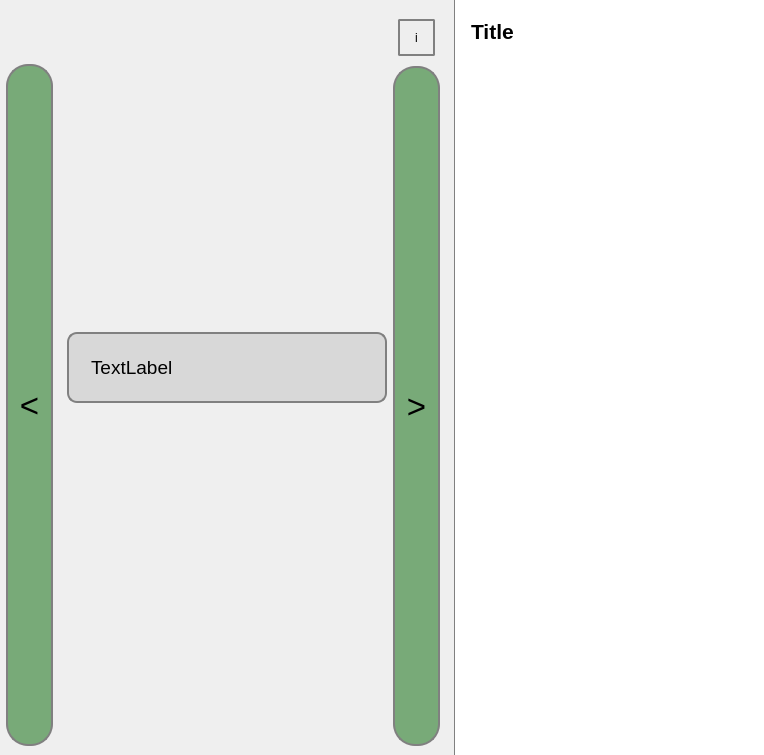
<?xml version="1.0" encoding="UTF-8"?>
<ui version="4.0">
 <class>Form</class>
 <widget class="QWidget" name="Form">
  <property name="geometry">
   <rect>
    <x>0</x>
    <y>0</y>
    <width>764</width>
    <height>755</height>
   </rect>
  </property>
  <property name="sizePolicy">
   <sizepolicy hsizetype="Preferred" vsizetype="MinimumExpanding">
    <horstretch>0</horstretch>
    <verstretch>0</verstretch>
   </sizepolicy>
  </property>
  <property name="windowTitle">
   <string>Form</string>
  </property>
  <layout class="QHBoxLayout" name="horizontalLayout_2">
   <property name="spacing">
    <number>0</number>
   </property>
   <property name="leftMargin">
    <number>0</number>
   </property>
   <property name="topMargin">
    <number>0</number>
   </property>
   <property name="rightMargin">
    <number>0</number>
   </property>
   <property name="bottomMargin">
    <number>0</number>
   </property>
   <item>
    <widget class="QWidget" name="verticalWidget_2" native="true">
     <property name="styleSheet">
      <string notr="true"/>
     </property>
     <layout class="QVBoxLayout" name="verticalLayout_5">
      <property name="spacing">
       <number>0</number>
      </property>
      <property name="leftMargin">
       <number>1</number>
      </property>
      <item>
       <spacer name="verticalSpacer_5">
        <property name="orientation">
         <enum>Qt::Vertical</enum>
        </property>
        <property name="sizeType">
         <enum>QSizePolicy::Fixed</enum>
        </property>
        <property name="sizeHint" stdset="0">
         <size>
          <width>20</width>
          <height>55</height>
         </size>
        </property>
       </spacer>
      </item>
      <item>
       <widget class="QToolButton" name="lfbTabBtnBack">
        <property name="sizePolicy">
         <sizepolicy hsizetype="Fixed" vsizetype="MinimumExpanding">
          <horstretch>0</horstretch>
          <verstretch>0</verstretch>
         </sizepolicy>
        </property>
        <property name="font">
         <font>
          <pointsize>25</pointsize>
         </font>
        </property>
        <property name="cursor">
         <cursorShape>PointingHandCursor</cursorShape>
        </property>
        <property name="styleSheet">
         <string notr="true">QToolButton{
	margin: 0 5px;
	padding: 10px;
	border-radius: 22px;
	border: 2px solid grey;
	background-color: rgba(0,0,0,0.2);
	width: 20px;
	height: 20px;
	background-color: grey;
}
QToolButton:enabled{
	background-color: rgba(0,100,0,0.5);
}</string>
        </property>
        <property name="text">
         <string>&lt;</string>
        </property>
       </widget>
      </item>
     </layout>
    </widget>
   </item>
   <item>
    <widget class="QScrollArea" name="lfbTabScroll">
     <property name="sizePolicy">
      <sizepolicy hsizetype="Expanding" vsizetype="MinimumExpanding">
       <horstretch>0</horstretch>
       <verstretch>10</verstretch>
      </sizepolicy>
     </property>
     <property name="maximumSize">
      <size>
       <width>16777215</width>
       <height>16777215</height>
      </size>
     </property>
     <property name="tabletTracking">
      <bool>true</bool>
     </property>
     <property name="styleSheet">
      <string notr="true">border:none;</string>
     </property>
     <property name="lineWidth">
      <number>0</number>
     </property>
     <property name="verticalScrollBarPolicy">
      <enum>Qt::ScrollBarAlwaysOff</enum>
     </property>
     <property name="horizontalScrollBarPolicy">
      <enum>Qt::ScrollBarAsNeeded</enum>
     </property>
     <property name="widgetResizable">
      <bool>true</bool>
     </property>
     <widget class="QWidget" name="scrollAreaWidgetContents">
      <property name="geometry">
       <rect>
        <x>0</x>
        <y>0</y>
        <width>320</width>
        <height>755</height>
       </rect>
      </property>
      <layout class="QVBoxLayout" name="verticalLayout">
       <property name="leftMargin">
        <number>0</number>
       </property>
       <property name="topMargin">
        <number>0</number>
       </property>
       <property name="rightMargin">
        <number>0</number>
       </property>
       <property name="bottomMargin">
        <number>0</number>
       </property>
       <item>
        <widget class="QWidget" name="lfbTabDescription" native="true">
         <property name="sizePolicy">
          <sizepolicy hsizetype="Preferred" vsizetype="Fixed">
           <horstretch>0</horstretch>
           <verstretch>0</verstretch>
          </sizepolicy>
         </property>
         <property name="styleSheet">
          <string notr="true">QWidget{
	border: 2px solid grey;
	border-radius: 10px;
	padding: 10px;
	background-color: rgba(0,0,0,0.1);
}</string>
         </property>
         <layout class="QHBoxLayout" name="horizontalLayout">
          <item>
           <widget class="QLabel" name="lfbObjectDescription">
            <property name="sizePolicy">
             <sizepolicy hsizetype="Preferred" vsizetype="Fixed">
              <horstretch>0</horstretch>
              <verstretch>0</verstretch>
             </sizepolicy>
            </property>
            <property name="font">
             <font>
              <pointsize>14</pointsize>
             </font>
            </property>
            <property name="styleSheet">
             <string notr="true">border:none;
background-color: transparent;</string>
            </property>
            <property name="text">
             <string>TextLabel</string>
            </property>
            <property name="alignment">
             <set>Qt::AlignLeading|Qt::AlignLeft|Qt::AlignTop</set>
            </property>
            <property name="wordWrap">
             <bool>true</bool>
            </property>
           </widget>
          </item>
         </layout>
        </widget>
       </item>
       <item>
        <layout class="QGridLayout" name="lfbTabLayout">
         <property name="sizeConstraint">
          <enum>QLayout::SetMinimumSize</enum>
         </property>
         <property name="leftMargin">
          <number>10</number>
         </property>
         <property name="topMargin">
          <number>10</number>
         </property>
         <property name="rightMargin">
          <number>10</number>
         </property>
         <property name="bottomMargin">
          <number>10</number>
         </property>
         <property name="spacing">
          <number>0</number>
         </property>
        </layout>
       </item>
      </layout>
     </widget>
    </widget>
   </item>
   <item>
    <widget class="QWidget" name="verticalWidget" native="true">
     <property name="styleSheet">
      <string notr="true"/>
     </property>
     <layout class="QVBoxLayout" name="verticalLayout_4">
      <property name="spacing">
       <number>0</number>
      </property>
      <property name="leftMargin">
       <number>1</number>
      </property>
      <item>
       <widget class="QToolButton" name="lfbInfoButton">
        <property name="cursor">
         <cursorShape>PointingHandCursor</cursorShape>
        </property>
        <property name="styleSheet">
         <string notr="true">QToolButton{
	margin: 10px;
	padding: 10px;
	border-radius: 2px;
	border: 2px solid grey;
	background-color: grey;
	width: 10px;
	height: 10px;
	background-color: #eee;
}</string>
        </property>
        <property name="text">
         <string>i</string>
        </property>
       </widget>
      </item>
      <item>
       <widget class="QToolButton" name="lfbTabBtnFwd">
        <property name="sizePolicy">
         <sizepolicy hsizetype="Fixed" vsizetype="MinimumExpanding">
          <horstretch>0</horstretch>
          <verstretch>0</verstretch>
         </sizepolicy>
        </property>
        <property name="font">
         <font>
          <pointsize>25</pointsize>
         </font>
        </property>
        <property name="cursor">
         <cursorShape>PointingHandCursor</cursorShape>
        </property>
        <property name="styleSheet">
         <string notr="true">QToolButton{
	margin: 0 5px;
	padding: 10px;
	border-radius: 22px;
	border: 2px solid grey;
	background-color: rgba(100,100,100,0.5);
	width: 20px;
	height: 20px;
	background-color: grey;
}
QToolButton:enabled{
	background-color: rgba(0,100,0,0.5);
}</string>
        </property>
        <property name="text">
         <string>&gt;</string>
        </property>
        <property name="autoRaise">
         <bool>false</bool>
        </property>
       </widget>
      </item>
     </layout>
    </widget>
   </item>
   <item>
    <widget class="QWidget" name="lfbTabInfoWidget" native="true">
     <property name="sizePolicy">
      <sizepolicy hsizetype="Fixed" vsizetype="Preferred">
       <horstretch>0</horstretch>
       <verstretch>0</verstretch>
      </sizepolicy>
     </property>
     <property name="styleSheet">
      <string notr="true">QWidget#lfbTabInfoWidget{
	background-color:#fff;
	padding: 10px;
	border-left: 1px solid grey;
}</string>
     </property>
     <layout class="QVBoxLayout" name="lfbTabInfo">
      <property name="spacing">
       <number>0</number>
      </property>
      <property name="leftMargin">
       <number>1</number>
      </property>
      <item>
       <widget class="QLabel" name="lfbInfoBoxTitle">
        <property name="font">
         <font>
          <pointsize>16</pointsize>
          <weight>75</weight>
          <bold>true</bold>
         </font>
        </property>
        <property name="styleSheet">
         <string notr="true">margin:10px;</string>
        </property>
        <property name="text">
         <string>Title</string>
        </property>
        <property name="wordWrap">
         <bool>true</bool>
        </property>
       </widget>
      </item>
      <item>
       <widget class="QTextBrowser" name="lfbInfoBox">
        <property name="sizePolicy">
         <sizepolicy hsizetype="Expanding" vsizetype="MinimumExpanding">
          <horstretch>0</horstretch>
          <verstretch>0</verstretch>
         </sizepolicy>
        </property>
        <property name="minimumSize">
         <size>
          <width>300</width>
          <height>0</height>
         </size>
        </property>
        <property name="maximumSize">
         <size>
          <width>500</width>
          <height>16777215</height>
         </size>
        </property>
        <property name="font">
         <font>
          <pointsize>15</pointsize>
         </font>
        </property>
        <property name="styleSheet">
         <string notr="true">border:none;
margin-left: 10px;</string>
        </property>
        <property name="html">
         <string>&lt;!DOCTYPE HTML PUBLIC &quot;-//W3C//DTD HTML 4.0//EN&quot; &quot;http://www.w3.org/TR/REC-html40/strict.dtd&quot;&gt;
&lt;html&gt;&lt;head&gt;&lt;meta name=&quot;qrichtext&quot; content=&quot;1&quot; /&gt;&lt;style type=&quot;text/css&quot;&gt;
p, li { white-space: pre-wrap; }
&lt;/style&gt;&lt;/head&gt;&lt;body style=&quot; font-family:'Ubuntu'; font-size:15pt; font-weight:400; font-style:normal;&quot;&gt;
&lt;p style=&quot;-qt-paragraph-type:empty; margin-top:0px; margin-bottom:0px; margin-left:0px; margin-right:0px; -qt-block-indent:0; text-indent:0px;&quot;&gt;&lt;br /&gt;&lt;/p&gt;&lt;/body&gt;&lt;/html&gt;</string>
        </property>
       </widget>
      </item>
     </layout>
    </widget>
   </item>
  </layout>
 </widget>
 <resources/>
 <connections/>
</ui>
